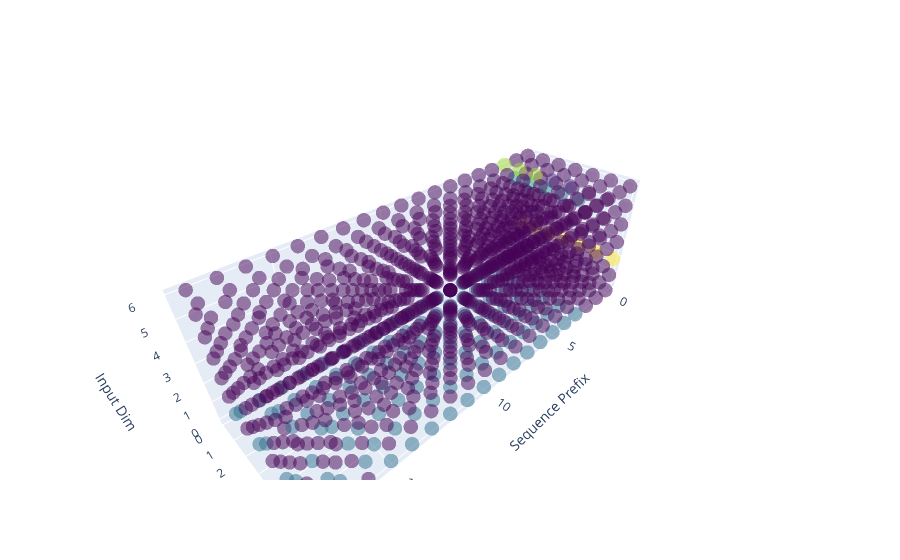

Here is the notebook cell this chart was saved with:
### Code cell
plot_tensor(final_test_spins, ["Sequence Prefix", "Batch", "Input Dim"], opacity=0.5)

### Figure 1 — Plotly figure (JSON) as saved in the notebook; plotly's stock layout.template omitted (floating-point values rounded to 4 significant figures; data arrays with more than 128 entries replaced by an {"elided": "..."} marker saying what was removed)
{"data": [{"marker": {"color": {"elided": "931 float values"}, "colorscale": [[0, "#440154"], [0.1111, "#482878"], [0.2222, "#3e4989"], [0.3333, "#31688e"], [0.4444, "#26828e"], [0.5556, "#1f9e89"], [0.6667, "#35b779"], [0.7778, "#6ece58"], [0.8889, "#b5de2b"], [1, "#fde725"]], "opacity": 0.5, "size": 5}, "mode": "markers", "type": "scatter3d", "x": {"elided": "931 int values"}, "y": {"elided": "931 int values"}, "z": {"elided": "931 int values"}}], "layout": {"scene": {"xaxis": {"title": {"text": "Sequence Prefix"}}, "yaxis": {"title": {"text": "Batch"}}, "zaxis": {"title": {"text": "Input Dim"}}}}}
